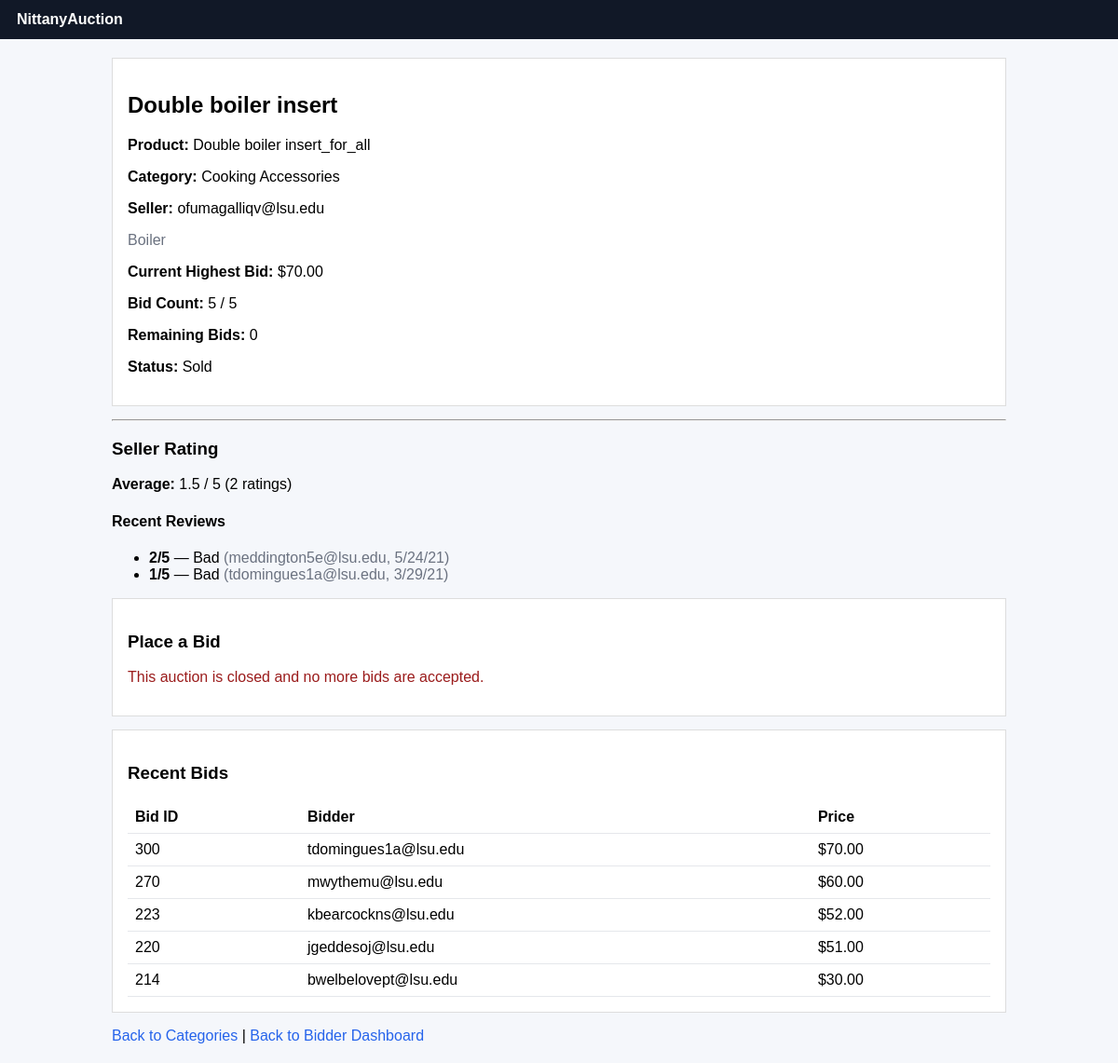
Page /listing/ofumagalliqv@lsu.edu/193 on the committed database.
### tables this page shows
CREATE TABLE "Auction_Listings" (
	"Seller_Email"	TEXT,
	"Listing_ID"	INTEGER,
	"Category"	TEXT,
	"Auction_Title"	TEXT,
	"Product_Name"	TEXT,
	"Product_Description"	TEXT,
	"Quantity"	INTEGER,
	"Reserve_Price"	TEXT,
	"Max_bids"	INTEGER,
	"Status"	INTEGER,
	PRIMARY KEY("Seller_Email","Listing_ID"),
	FOREIGN KEY("Category") REFERENCES "Categories"("category_name"),
	FOREIGN KEY("Seller_Email") REFERENCES "Sellers"("email")
);

CREATE TABLE "Ratings" (
	"Bidder_Email"	TEXT,
	"Seller_Email"	TEXT,
	"Date"	TEXT,
	"Rating"	INTEGER,
	"Rating_Desc"	TEXT,
	PRIMARY KEY("Bidder_Email","Seller_Email","Date"),
	FOREIGN KEY("Bidder_Email") REFERENCES "Bidders"("email"),
	FOREIGN KEY("Seller_Email") REFERENCES "Sellers"("email")
);

CREATE TABLE "Bids" (
    "Bid_ID"            TEXT PRIMARY KEY,
    "Seller_Email"      TEXT,
    "Listing_ID"        INTEGER,
    "Bidder_email"      TEXT,
    "Bid_price"         REAL,
    FOREIGN KEY("Seller_Email", "Listing_ID") 
        REFERENCES "Auction_Listings"("Seller_Email", "Listing_ID"),
    FOREIGN KEY("Bidder_email") 
        REFERENCES "Bidders"("email")
);

### auction_app.py (the view, shortened to what this page needs)
@app.route('/listing/<seller_email>/<int:listing_id>')
def listing(seller_email, listing_id):
    with get_db_connection() as conn:
        r = conn.execute(
            '''
            SELECT * FROM Auction_Listings
            WHERE Seller_Email = ? AND Listing_ID = ?
            ''',
            (seller_email, listing_id)).fetchone()
        if r == None:
            return "Listing not found", 404
        s = conn.execute(
                '''
                SELECT ROUND(AVG(Rating), 1) AS avg_rating, COUNT(*) AS num_ratings
                FROM Ratings
                WHERE Seller_Email = ?
                ''',
                (seller_email,)).fetchone()
        if s:
            avg_rating = s["avg_rating"] if s["avg_rating"] is not None else None
            num_ratings = s["num_ratings"]
        else:
            avg_rating = None
            num_ratings = 0
        reviews = conn.execute(
                '''
                SELECT Bidder_Email, Date, Rating, Rating_Desc
                FROM Ratings
                WHERE Seller_Email = ?
                ORDER BY Date DESC
                LIMIT 10
                ''',
                (seller_email,)).fetchall()
        rb = conn.execute(
            '''
            SELECT Bid_ID, Bidder_Email, Bid_Price
            FROM Bids
            WHERE Seller_Email = ? AND Listing_ID = ?
            ORDER BY Bid_ID DESC
            LIMIT 10
            ''',
            (seller_email, listing_id)).fetchall()
        row = conn.execute(
            '''
            SELECT COUNT(*) AS bid_count, MAX(Bid_Price) AS highest_bid
            FROM Bids
            WHERE Seller_Email = ? AND Listing_ID = ?
            ''',
            (seller_email, listing_id)).fetchone()
        if row:
            bid_count = row["bid_count"]
            if row["highest_bid"] != None:
                highest_bid = row["highest_bid"]
            else:
                highest_bid = 0.0
        else:
            bid_count = 0
            highest_bid = 0.0
        max_bids = int(r["Max_bids"] or 0)
        remaining_bids = max_bids - int(bid_count)
        if remaining_bids < 0:
            remaining_bids = 0
        if r["Status"] == 1 and remaining_bids > 0:
            can_place_bid = True
        else:
            can_place_bid = False
        can_r = False
        already_r = False
        b_email = session.get("email")
        today = date.today().isoformat()
    return render_template(
        'item_detail.html',
        listing=r,
        highest_bid=highest_bid,
        bid_count=bid_count,
        remaining_bids=remaining_bids,
        can_place_bid=can_place_bid,
        is_winner=False,
        recent_bids=rb,
        avg_rating=avg_rating,
        num_ratings=num_ratings,
        reviews=reviews,
        can_r=can_r,
        already_r=already_r
    )

### auction_app.py (called while the page is built)
def get_db_connection():
    conn = sql.connect(database)
    conn.row_factory = sql.Row
    return conn

### templates/item_detail.html (shortened to what this page needs)
<!DOCTYPE html>
<html lang="en">
<head>
</head>
<body>
    <div class="nav">
        <strong>NittanyAuction</strong>
    </div>
    <div class="container">
        <div class="card">
            <h2>{{ listing['Auction_Title'] }}</h2>
            <p><strong>Product:</strong> {{ listing['Product_Name'] }}</p>
            <p><strong>Category:</strong> {{ listing['Category'] }}</p>
            <p><strong>Seller:</strong> {{ listing['Seller_Email'] }}</p>
            <p class="muted">{{ listing['Product_Description'] }}</p>
            <p><strong>Current Highest Bid:</strong> ${{ '%.2f'|format(highest_bid) }}</p>
            <p><strong>Bid Count:</strong> {{ bid_count }} / {{ listing['Max_bids'] }}</p>
            <p><strong>Remaining Bids:</strong> {{ remaining_bids }}</p>
            <p><strong>Status:</strong>
                {% if listing['Status'] == 1 %}Active{% elif listing['Status'] == 2 %}Sold{% else %}Inactive{% endif %}
            </p>
        </div>
            <hr>
            <h3>Seller Rating</h3>
            <p>
            <strong>Average:</strong>
            {% if avg_rating is not none %}
                {{ avg_rating }} / 5 ({{ num_ratings }} ratings)
            {% else %}
                No ratings yet
            {% endif %}
            </p>
            <h4>Recent Reviews</h4>
            {% if reviews and reviews|length > 0 %}
            <ul>
                {% for r in reviews %}
                <li>
                    <strong>{{ r['Rating'] }}/5</strong> — {{ r['Rating_Desc'] }}
                    <span class="muted"> ({{ r['Bidder_Email'] }}, {{ r['Date'] }})</span>
                </li>
                {% endfor %}
            </ul>
            {% else %}
            <p class="muted">No reviews yet.</p>
            {% endif %}
        <div class="card">
            <h3>Place a Bid</h3>
            {% if can_place_bid %}
                <form method="POST">
                    <label for="bid_price">Bid price</label><br>
                    <input id="bid_price" name="bid_price" type="number" step="0.01" min="0" required>
                    <button type="submit">Submit Bid</button>
                </form>
                <p class="muted">Rule: your bid must be at least $1 higher than the current highest bid.</p>
            {% else %}
                <p class="error">This auction is closed and no more bids are accepted.</p>
            {% endif %}
        </div>
        <div class="card">
            <h3>Recent Bids</h3>
            <table>
                <thead>
                    <tr>
                        <th>Bid ID</th>
                        <th>Bidder</th>
                        <th>Price</th>
                    </tr>
                </thead>
                <tbody>
                    {% for bid in recent_bids %}
                    <tr>
                        <td>{{ bid['Bid_ID'] }}</td>
                        <td>{{ bid['Bidder_email'] }}</td>
                        <td>${{ '%.2f'|format(bid['Bid_price']) }}</td>
                    </tr>
                    {% endfor %}
                </tbody>
            </table>
        </div>
        <p>
            <a href="{{ url_for('categories') }}">Back to Categories</a> |
            <a href="{{ url_for('bidder_dashboard') }}">Back to Bidder Dashboard</a>
        </p>
    </div>
</body>
</html>

### templates/item_detail.html (style rules this page uses)
body { font-family: Arial, sans-serif; margin: 0; background: #f5f7fb; }
.nav { background: #111827; color: #fff; padding: 12px 18px; }
.container { max-width: 960px; margin: 20px auto; padding: 0 16px; }
.card { background: white; padding: 16px; margin-bottom: 14px; border: 1px solid #ddd; }
.muted { color: #6b7280; }
.error { color: #9b1c1c; }
table { width: 100%; border-collapse: collapse; }
th, td { border-bottom: 1px solid #e5e7eb; padding: 8px; text-align: left; }
a { color: #2563eb; text-decoration: none; }

### rows in the picture
Auction_Listings: Auction_Title "Double boiler insert", Product_Name "Double boiler insert_for_all", Category "Cooking Accessories", Seller_Email "ofumagalliqv@lsu.edu", Product_Description "Boiler", Max_bids "5"
Ratings: Rating "2", Rating_Desc "Bad", Bidder_Email "meddington5e@lsu.edu", Date "5/24/21"
Ratings: Rating "1", Rating_Desc "Bad", Bidder_Email "tdomingues1a@lsu.edu", Date "3/29/21"
Bids: Bid_ID "300", Bidder_email "tdomingues1a@lsu.edu", Bid_price "70.00"
Bids: Bid_ID "270", Bidder_email "mwythemu@lsu.edu", Bid_price "60.00"
Bids: Bid_ID "223", Bidder_email "kbearcockns@lsu.edu", Bid_price "52.00"
Bids: Bid_ID "220", Bidder_email "jgeddesoj@lsu.edu", Bid_price "51.00"
Bids: Bid_ID "214", Bidder_email "bwelbelovept@lsu.edu", Bid_price "30.00"

### other values in the picture
{{ '%.2f'|format(highest_bid) }} "70.00"
{{ bid_count }} "5"
{{ remaining_bids }} "0"
{{ avg_rating }} "1.5"
{{ num_ratings }} "2"
